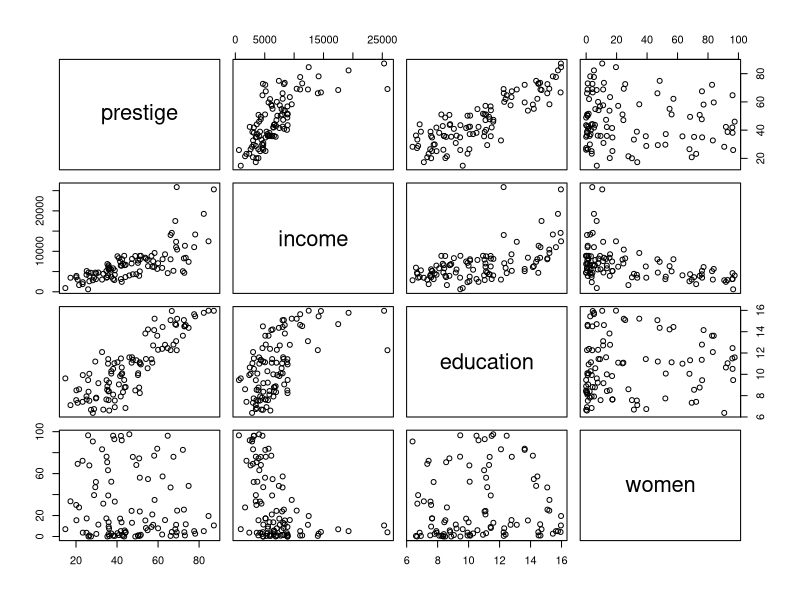
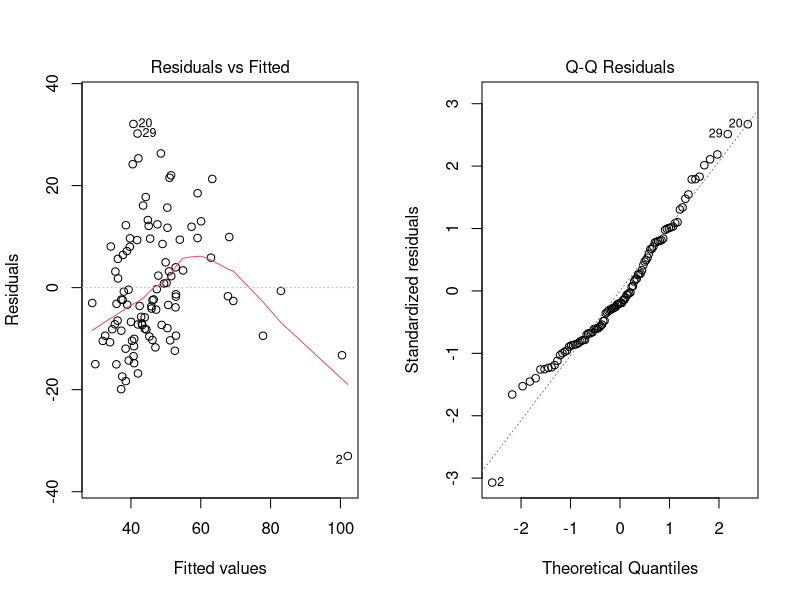
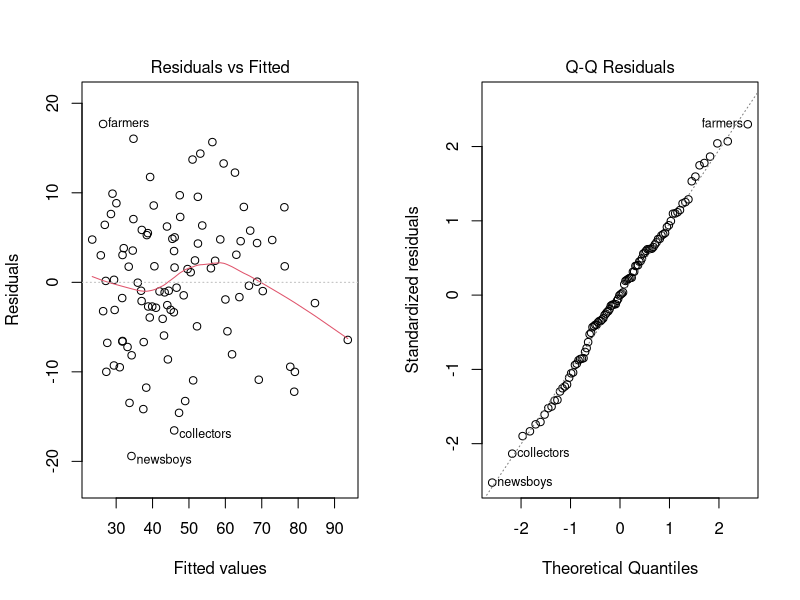
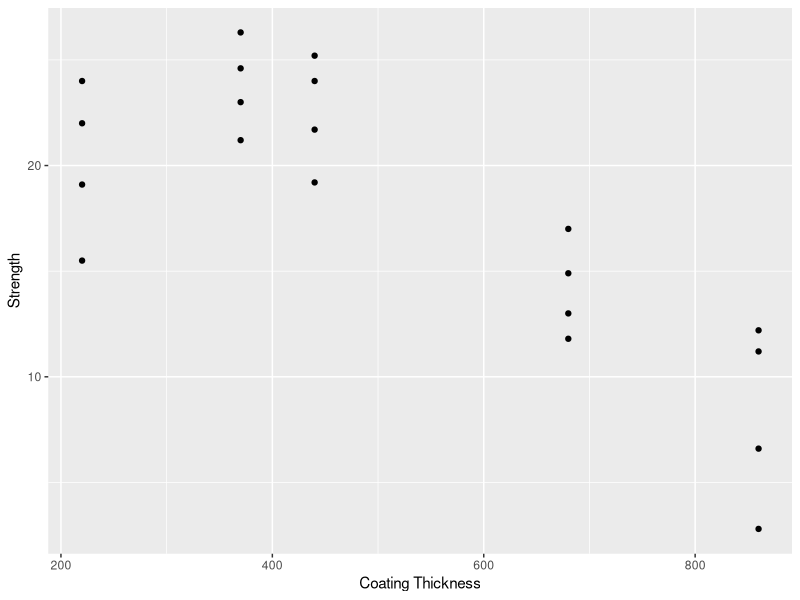
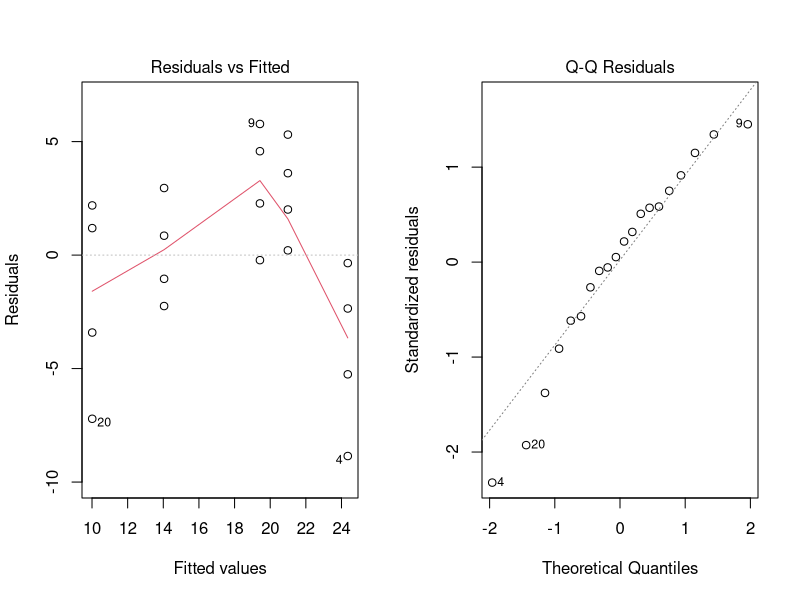
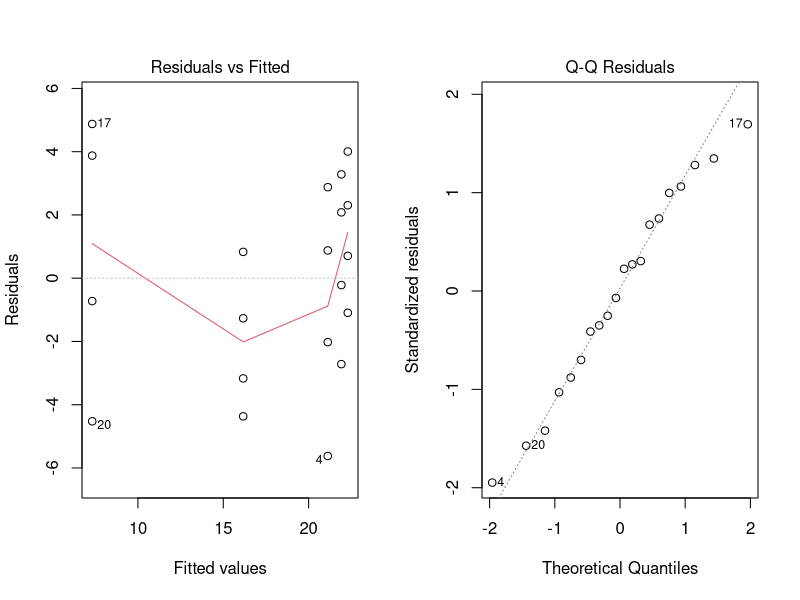
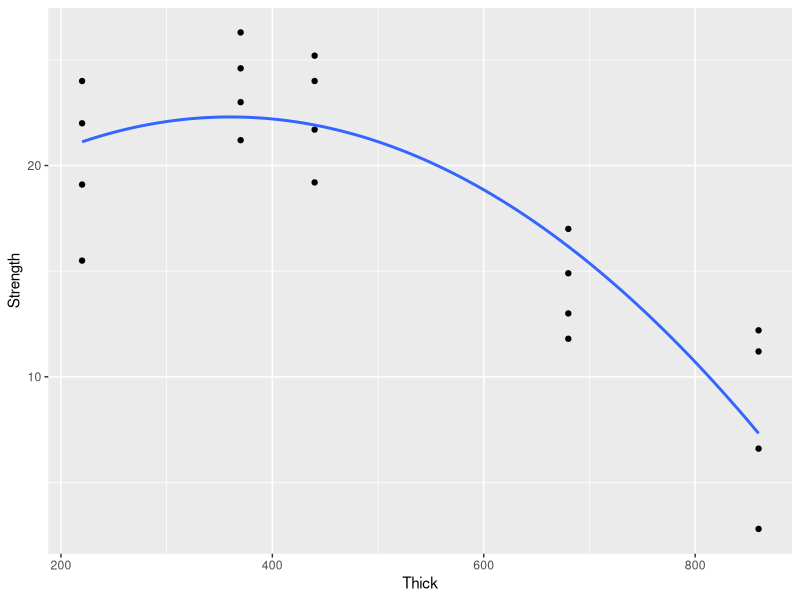

These charts were generated, in order, by the following R code:
## ---- chunk 1
#Retain (and do not edit) this code chunk!!!
library(knitr)
knitr::opts_chunk$set(echo = FALSE)
knitr::opts_chunk$set(message = FALSE)

library(tidyverse)
library(here)
library(ggplot2)

## ---- chunk 2
#Q1
prestige <- read.csv('./HW8/Prestige.csv', row.names=1)

pairs(prestige)

## ---- chunk 3
#Q2
cor(prestige)

## ---- chunk 4
#Q3
cor.test(x=prestige$income, y=prestige$prestige)

## ---- chunk 5
#Q4
summary(lm(prestige$prestige ~ prestige$income))

## ---- chunk 6
#Q7
model <- lm(prestige$prestige ~ prestige$income)

par(mfrow=c(1,2))

plot(model, which = c(1:2))

## ---- chunk 7
#Q8
model2 <- lm(prestige ~ income + education, data = prestige)
summary(model2)

## ---- chunk 8
#Q10 
par(mfrow=c(1,2))

plot(model2, which = c(1:2))

## ---- chunk 9
#Q12
steel <- read_csv('./HW8/Steel.csv')

ggplot(steel, aes(x=Thick, y=Strength)) +
  geom_point() + 
  labs(x='Coating Thickness')

## ---- chunk 10
#Q13
steelmod <- lm(steel$Strength ~ steel$Thick)

par(mfrow=c(1,2))

plot(steelmod, which = c(1:2))

## ---- chunk 11
#Q15
steelmod_quad <- lm(Strength ~ Thick + I(Thick^2), data = steel)

summary(steelmod_quad)

## ---- chunk 12
#Q16
par(mfrow=c(1,2))

plot(steelmod_quad, which = c(1:2))

## ---- chunk 13
qplot(x = Thick, y = Strength, data = steel) +
  geom_smooth(method = 'lm', formula = y ~ poly(x, 2), se = FALSE)

